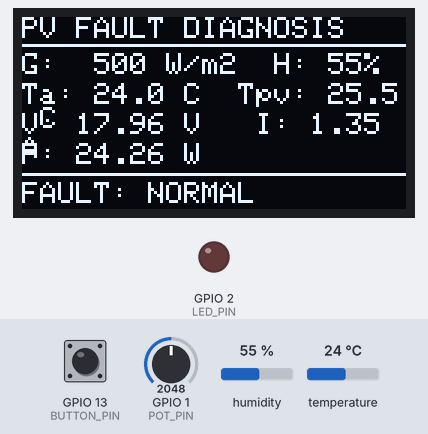
Bench run of a sketch on a simulated ESP32-S3. On the bench: 128×64 one-colour display, output pins drawn as LEDs (lit = HIGH). The inputs (shaded band) are chosen by the test bench; at power-on: GPIO 13 (BUTTON_PIN) HIGH, GPIO 1 (POT_PIN) = 2048, humidity 55 %, temperature 24 °C. What the sketch prints to the serial monitor is not drawn.

Above: at 3.2 s.
3.3 s: GPIO 13 (BUTTON_PIN) pulled LOW for 0.15 s
At 4.4 s:
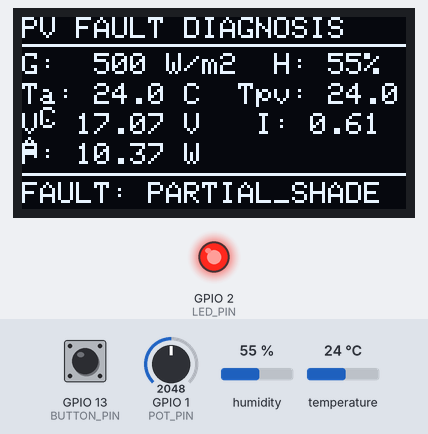
4.9 s: GPIO 1 (POT_PIN) set to 2109
At 5.4 s:
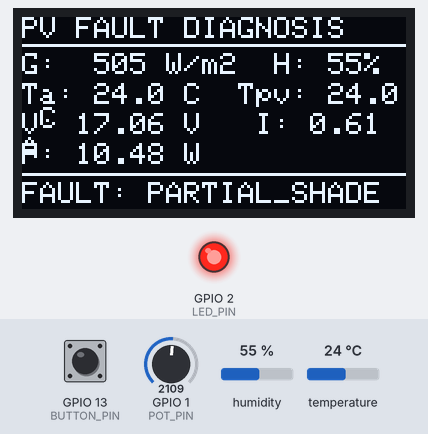
8.8 s: GPIO 13 (BUTTON_PIN) pulled LOW for 1 s
At 10.4 s:
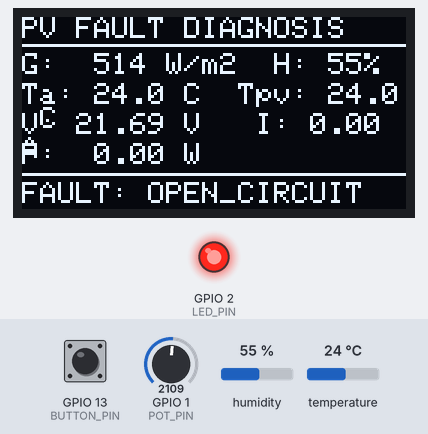
13.6 s: GPIO 13 (BUTTON_PIN) pulled LOW for 0.15 s
At 14.7 s:
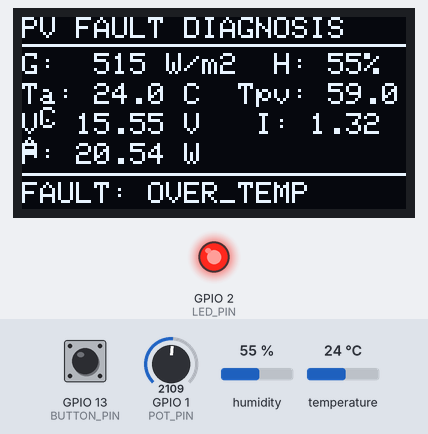
15.6 s: GPIO 13 (BUTTON_PIN) pulled LOW for 3.2 s
At 17.1 s:
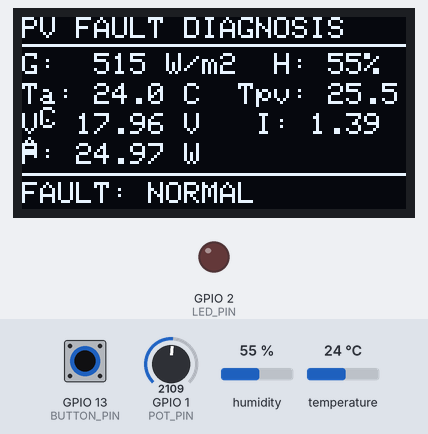
22.7 s: humidity set to 22 %
At 23.9 s:
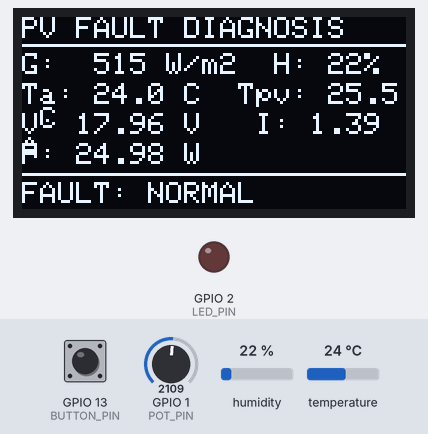
Timing chart, 0 to 25.6 s (numbered marks = the images above; inputs shaded):
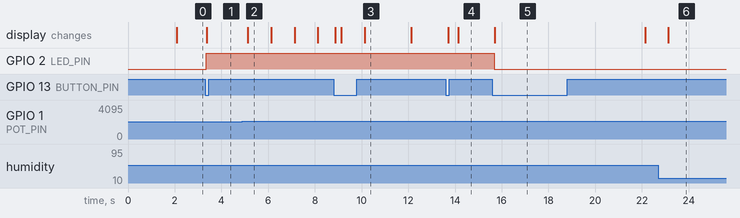

The sketch:

sketch.ino
```cpp
/**
 * ============================================================================
 * PROJECT TITLE:
 * PV Fault Diagnosis Without Thermal Camera Using Mathematical PV Modeling
 *
 * PLATFORM:
 * ESP32-S3 DevKitC-1 | Arduino Framework | Wokwi Simulation
 *
 * DESCRIPTION:
 * High-fidelity mathematical digital twin of a Photovoltaic (PV) array.
 * Translates physical inputs (irradiance from potentiometer, ambient temperature
 * and humidity from DHT22) into realistic electrical parameters (V, I, P, Tpv)
 * across four distinct operating modes:
 *   MODE 0: NORMAL
 *   MODE 1: PARTIAL SHADING
 *   MODE 2: OPEN CIRCUIT
 *   MODE 3: OVER TEMPERATURE
 *
 * Features:
 *   - Deterministic single-diode/STC-based mathematical PV model
 *   - Non-blocking millis() scheduler (sample interval: 1000 ms)
 *   - Clean, machine-readable CSV telemetry stream for dataset collection
 *   - Optional human-readable Serial diagnostics (CSV_MODE toggle)
 *   - Hardware-debounced push-button fault mode selector (GPIO 13)
 *   - Fault indicator LED driver (GPIO 2)
 *   - SSD1306 128x64 OLED diagnostic dashboard (GPIO 8 SDA, GPIO 9 SCL)
 * ============================================================================
 */

#include <Arduino.h>
#include <Wire.h>
#include <Adafruit_GFX.h>
#include <Adafruit_SSD1306.h>
#include <DHTesp.h>

// ============================================================================
// CONFIGURATION FLAGS & SCHEDULER INTERVALS
// ============================================================================
#define CSV_MODE true                          // true = Clean CSV output; false = Diagnostic text
static const unsigned long SAMPLE_INTERVAL = 1000; // Telemetry sampling rate (ms)
static const unsigned long OLED_INTERVAL   = 500;  // OLED refresh period (ms)
static const unsigned long DEBOUNCE_DELAY  = 50;   // Button debounce window (ms)

// ============================================================================
// HARDWARE PIN ASSIGNMENTS (Preserved exact wiring)
// ============================================================================
#define POT_PIN        1   // Potentiometer SIG (Irradiance G: 0 - 1000 W/m2)
#define DHT_PIN        4   // DHT22 DATA (Ambient Temperature & Humidity)
#define OLED_SDA       8   // SSD1306 I2C SDA
#define OLED_SCL       9   // SSD1306 I2C SCL
#define BUTTON_PIN    13   // Fault-mode push button (Active LOW, INPUT_PULLUP)
#define LED_PIN        2   // Red fault indicator LED

// ============================================================================
// OLED DISPLAY CONSTANTS
// ============================================================================
#define SCREEN_WIDTH  128
#define SCREEN_HEIGHT  64
#define OLED_RESET     -1
#define OLED_ADDR    0x3C

// ============================================================================
// MATHEMATICAL PV MODEL REFERENCE CONSTANTS (STC: 1000 W/m2, 25 deg C)
// ============================================================================
static const float Gref                = 1000.0f; // Reference Irradiance (W/m2)
static const float Tref                = 25.0f;   // Reference Temperature (deg C)
static const float Vmp_ref             = 18.0f;   // Maximum Power Point Voltage (V)
static const float Imp_ref             = 2.7f;    // Maximum Power Point Current (A)
static const float Voc_ref             = 21.6f;   // Open Circuit Voltage at STC (V)
static const float beta_V              = -0.004f; // Voltage Temperature Coefficient (1/deg C)
static const float SHADING_FACTOR      = 0.45f;   // Photocurrent ratio under partial shade
static const float TEMP_RISE_OVER_TEMP = 35.0f;   // Temperature rise under thermal fault (deg C)

// ============================================================================
// DATA TYPES & ENUMERATIONS
// ============================================================================
enum FaultMode {
  NORMAL = 0,
  PARTIAL_SHADING = 1,
  OPEN_CIRCUIT = 2,
  OVER_TEMPERATURE = 3
};

struct PVParameters {
  float irradiance;     // G (W/m2)
  float humidity;       // H (%)
  float ambientTemp;    // Ta (deg C)
  float pvTemp;         // Tpv (deg C)
  float voltage;        // V (V)
  float current;        // I (A)
  float power;          // P (W)
  FaultMode mode;       // Operating condition
};

// ============================================================================
// GLOBAL OBJECTS & STATE VARIABLES
// ============================================================================
Adafruit_SSD1306 display(SCREEN_WIDTH, SCREEN_HEIGHT, &Wire, OLED_RESET);
DHTesp dht;

bool oledAvailable = false;
FaultMode currentMode = NORMAL;
PVParameters pvData = {0.0f, 50.0f, 25.0f, 25.0f, 0.0f, 0.0f, 0.0f, NORMAL};

// Sensor smoothing and cached fallbacks
float filteredIrradiance = 0.0f;
float lastValidAmbientTemp = 25.0f;
float lastValidHumidity = 50.0f;

// Button debounce tracking
int lastButtonReading = HIGH;
int buttonState = HIGH;
unsigned long lastDebounceTime = 0;

// Non-blocking timers
unsigned long lastSampleTime = 0;
unsigned long lastOledTime = 0;

// ============================================================================
// FORWARD DECLARATIONS (Modular Architecture)
// ============================================================================
void calculatePVModel(float G, float Ta, float &V, float &I, float &P, float &Tpv);
void applyFaultModel(FaultMode mode, float G, float Ta, float &V, float &I, float &P, float &Tpv);
const char* classifyFault(FaultMode mode);
const char* getOledFaultText(FaultMode mode);
void updateOLED();
void updateFaultLED();
void handleButton();
void logCSV();
void printDiagnosticText();
void readSensors();
float readIrradiance();
void readDHT22();
void displaySplashScreen();

// ============================================================================
// ARDUINO SETUP
// ============================================================================
void setup() {
  Serial.begin(115200);

  // Initialize GPIOs
  pinMode(LED_PIN, OUTPUT);
  digitalWrite(LED_PIN, LOW); // LED OFF in NORMAL mode
  pinMode(BUTTON_PIN, INPUT_PULLUP);

  // Initialize DHT22
  dht.setup(DHT_PIN, DHTesp::DHT22);

  // Initialize OLED (I2C SDA=8, SCL=9)
  Wire.begin(OLED_SDA, OLED_SCL);
  if (!display.begin(SSD1306_SWITCHCAPVCC, OLED_ADDR)) {
    Serial.println(F("ERROR: OLED initialization failed"));
    oledAvailable = false;
  } else {
    oledAvailable = true;
    displaySplashScreen();
  }

  // Print system header or CSV header
  if (CSV_MODE) {
    Serial.println(F("CSV_DATA_START"));
    Serial.println(F("timestamp_ms,irradiance_wm2,humidity_percent,ambient_temp_c,pv_temp_c,voltage_v,current_a,power_w,fault_mode"));
  } else {
    Serial.println(F("=================================================="));
    Serial.println(F("PV FAULT DIAGNOSIS SYSTEM - ARDUINO ESP32-S3"));
    Serial.println(F("Thermal Camera: NOT USED | Mathematical Digital Twin"));
    Serial.println(F("=================================================="));
  }

  // Prime sensor readings
  filteredIrradiance = ((float)analogRead(POT_PIN) / 4095.0f) * 1000.0f;
  readSensors();
  applyFaultModel(currentMode, pvData.irradiance, pvData.ambientTemp,
                  pvData.voltage, pvData.current, pvData.power, pvData.pvTemp);
  updateFaultLED();

  if (oledAvailable) {
    updateOLED();
  }
}

// ============================================================================
// ARDUINO MAIN LOOP (Non-blocking Millis Scheduler)
// ============================================================================
void loop() {
  // 1. Service button interrupt/debounce continuously
  handleButton();

  unsigned long currentMillis = millis();

  // 2. Periodic sensor acquisition, mathematical modeling, and telemetry (1000 ms)
  if (currentMillis - lastSampleTime >= SAMPLE_INTERVAL) {
    lastSampleTime = currentMillis;

    readSensors();
    applyFaultModel(currentMode, pvData.irradiance, pvData.ambientTemp,
                    pvData.voltage, pvData.current, pvData.power, pvData.pvTemp);
    updateFaultLED();

    if (CSV_MODE) {
      logCSV();
    } else {
      printDiagnosticText();
    }
  }

  // 3. Periodic OLED dashboard refresh (500 ms)
  if (currentMillis - lastOledTime >= OLED_INTERVAL) {
    lastOledTime = currentMillis;
    if (oledAvailable) {
      updateOLED();
    }
  }
}

// ============================================================================
// SENSOR ACQUISITION & FILTERING
// ============================================================================
float readIrradiance() {
  int rawADC = analogRead(POT_PIN);
  float rawIrradiance = ((float)rawADC / 4095.0f) * 1000.0f;
  rawIrradiance = constrain(rawIrradiance, 0.0f, 1000.0f);

  // Exponential moving average filter to reduce ADC jitter
  filteredIrradiance = (0.35f * rawIrradiance) + (0.65f * filteredIrradiance);
  return constrain(filteredIrradiance, 0.0f, 1000.0f);
}

void readDHT22() {
  TempAndHumidity reading = dht.getTempAndHumidity();

  // Robust validation: fall back to last valid reading if error or NaN occurs
  if (dht.getStatus() != DHTesp::ERROR_NONE || isnan(reading.temperature) || isnan(reading.humidity)) {
    // Keep cached values
  } else {
    lastValidAmbientTemp = constrain(reading.temperature, -20.0f, 80.0f);
    lastValidHumidity    = constrain(reading.humidity, 0.0f, 100.0f);
  }
}

void readSensors() {
  pvData.irradiance  = readIrradiance();
  readDHT22();
  pvData.ambientTemp = lastValidAmbientTemp;
  pvData.humidity    = lastValidHumidity;
}

// ============================================================================
// DETERMINISTIC PV MATHEMATICAL MODEL
// ============================================================================
void calculatePVModel(float G, float Ta, float &V, float &I, float &P, float &Tpv) {
  // In normal operation, solar irradiance heats cell slightly above ambient
  float solarHeating = (G / Gref) * 3.0f;
  Tpv = Ta + solarHeating;

  // Current scales linearly with solar irradiance: I = Imp_ref * (G / Gref)
  I = Imp_ref * (G / Gref);

  // Voltage decreases with temperature: V = Vmp_ref * [1 + beta_V * (Tpv - Tref)]
  float vCalc = Vmp_ref * (1.0f + beta_V * (Tpv - Tref));

  // If irradiance is extremely low, voltage drops smoothly
  if (G < 40.0f) {
    vCalc *= (G / 40.0f);
  }

  V = max(0.0f, vCalc);
  I = max(0.0f, I);
  P = V * I;
}

// ============================================================================
// FAULT MODE MODELING
// ============================================================================
void applyFaultModel(FaultMode mode, float G, float Ta, float &V, float &I, float &P, float &Tpv) {
  // Compute healthy baseline first
  calculatePVModel(G, Ta, V, I, P, Tpv);

  switch (mode) {
    case NORMAL:
      // Baseline healthy model unchanged
      break;

    case PARTIAL_SHADING:
      // Partial shading drastically reduces photocurrent
      I = I * SHADING_FACTOR;
      // Voltage slightly reduced due to bypass diode conduction/mismatch
      V = V * 0.95f;
      Tpv = Ta;
      P = V * I;
      break;

    case OPEN_CIRCUIT:
      // Open circuit: terminal current drops to zero
      I = 0.0f;
      // Terminal voltage sits near open-circuit voltage Voc
      V = Voc_ref * (1.0f + beta_V * (Ta - Tref));
      if (G < 40.0f) {
        V *= (G / 40.0f);
      }
      V = max(0.0f, V);
      Tpv = Ta;
      P = 0.0f;
      break;

    case OVER_TEMPERATURE:
      // Simulated module overheating (elevated PV cell temperature)
      Tpv = Ta + TEMP_RISE_OVER_TEMP;
      // Voltage drops significantly due to high thermal coefficient
      V = Vmp_ref * (1.0f + beta_V * (Tpv - Tref));
      if (G < 40.0f) {
        V *= (G / 40.0f);
      }
      V = max(0.0f, V);
      // Current slightly affected by thermal carrier recombination
      I = Imp_ref * (G / Gref) * 0.95f;
      I = max(0.0f, I);
      P = V * I;
      break;
  }

  // Enforce physical bounds
  V = constrain(V, 0.0f, 30.0f);
  I = constrain(I, 0.0f, 10.0f);
  P = constrain(P, 0.0f, 300.0f);
}

// ============================================================================
// FAULT CLASSIFICATION & LABELING
// ============================================================================
const char* classifyFault(FaultMode mode) {
  switch (mode) {
    case NORMAL:           return "NORMAL";
    case PARTIAL_SHADING:  return "PARTIAL_SHADE";
    case OPEN_CIRCUIT:     return "OPEN_CIRCUIT";
    case OVER_TEMPERATURE: return "OVER_TEMP";
    default:               return "UNKNOWN";
  }
}

const char* getOledFaultText(FaultMode mode) {
  switch (mode) {
    case NORMAL:           return "FAULT: NORMAL";
    case PARTIAL_SHADING:  return "FAULT: PARTIAL_SHADE";
    case OPEN_CIRCUIT:     return "FAULT: OPEN_CIRCUIT";
    case OVER_TEMPERATURE: return "FAULT: OVER_TEMP";
    default:               return "FAULT: UNKNOWN";
  }
}

// ============================================================================
// ACTUATOR DRIVERS (LED & OLED)
// ============================================================================
void updateFaultLED() {
  if (currentMode == NORMAL) {
    digitalWrite(LED_PIN, LOW); // Fault LED OFF
  } else {
    digitalWrite(LED_PIN, HIGH); // Fault LED ON
  }
}

void displaySplashScreen() {
  display.clearDisplay();
  display.setTextColor(SSD1306_WHITE);
  display.setTextSize(1);

  display.setCursor(18, 8);
  display.println(F("PV FAULT DIAGNOSIS"));
  display.drawLine(10, 20, 118, 20, SSD1306_WHITE);

  display.setCursor(38, 26);
  display.println(F("ESP32-S3"));
  display.setCursor(8, 38);
  display.println(F("NO THERMAL CAMERA"));
  display.setCursor(22, 50);
  display.println(F("MATHEMATICAL TWIN"));

  display.display();
  delay(2000);
}

void updateOLED() {
  if (!oledAvailable) return;

  display.clearDisplay();
  display.setTextColor(SSD1306_WHITE);
  display.setTextSize(1);

  // Line 0: Title
  display.setCursor(0, 0);
  display.println(F("PV FAULT DIAGNOSIS"));
  display.drawLine(0, 9, 127, 9, SSD1306_WHITE);

  // Line 1: Irradiance & Humidity
  display.setCursor(0, 12);
  display.printf("G: %4.0f W/m2  H: %2.0f%%\n", pvData.irradiance, pvData.humidity);

  // Line 2: Temperatures (Ambient and PV cell)
  display.setCursor(0, 22);
  display.printf("Ta: %4.1f C  Tpv: %4.1f C\n", pvData.ambientTemp, pvData.pvTemp);

  // Line 3: Voltage & Current
  display.setCursor(0, 32);
  display.printf("V: %5.2f V   I: %4.2f A\n", pvData.voltage, pvData.current);

  // Line 4: Electrical Power
  display.setCursor(0, 42);
  display.printf("P: %5.2f W\n", pvData.power);

  // Line 5: Horizontal separator
  display.drawLine(0, 52, 127, 52, SSD1306_WHITE);

  // Line 6: Fault Status
  display.setCursor(0, 55);
  display.print(getOledFaultText(currentMode));

  display.display();
}

// ============================================================================
// HARDWARE BUTTON HANDLER (Edge Detection & Debounce)
// ============================================================================
void handleButton() {
  int reading = digitalRead(BUTTON_PIN);

  if (reading != lastButtonReading) {
    lastDebounceTime = millis();
  }

  if ((millis() - lastDebounceTime) > DEBOUNCE_DELAY) {
    if (reading != buttonState) {
      buttonState = reading;

      // Active LOW edge detected
      if (buttonState == LOW) {
        currentMode = static_cast<FaultMode>((currentMode + 1) % 4);

        Serial.println();
        Serial.print(F("[MODE] "));
        Serial.println(classifyFault(currentMode));

        // Immediate recalculation for instant UI response
        applyFaultModel(currentMode, pvData.irradiance, pvData.ambientTemp,
                        pvData.voltage, pvData.current, pvData.power, pvData.pvTemp);
        updateFaultLED();
        if (oledAvailable) {
          updateOLED();
        }
      }
    }
  }

  lastButtonReading = reading;
}

// ============================================================================
// TELEMETRY & DATA LOGGING
// ============================================================================
void logCSV() {
  // Format: timestamp_ms,irradiance_wm2,humidity_percent,ambient_temp_c,pv_temp_c,voltage_v,current_a,power_w,fault_mode
  Serial.printf("DATA,%lu,%.0f,%.1f,%.1f,%.1f,%.2f,%.2f,%.2f,%s\n",
                millis(),
                pvData.irradiance,
                pvData.humidity,
                pvData.ambientTemp,
                pvData.pvTemp,
                pvData.voltage,
                pvData.current,
                pvData.power,
                classifyFault(currentMode));
}

void printDiagnosticText() {
  Serial.println(F("------------------"));
  Serial.println(F("PV FAULT DIAGNOSIS"));
  Serial.println(F("------------------"));
  Serial.printf("Irradiance: %.0f W/m2\n", pvData.irradiance);
  Serial.printf("Ambient Temperature: %.1f C\n", pvData.ambientTemp);
  Serial.printf("Humidity: %.1f %%\n", pvData.humidity);
  Serial.printf("PV Temperature: %.1f C\n", pvData.pvTemp);
  Serial.printf("Voltage: %.2f V\n", pvData.voltage);
  Serial.printf("Current: %.2f A\n", pvData.current);
  Serial.printf("Power: %.2f W\n", pvData.power);
  Serial.printf("Fault: %s\n", classifyFault(currentMode));
  Serial.println(F("------------------"));
}
```

Measured:
- the behaviour switches between 2049 and 2050 on GPIO 1 (POT_PIN) (found by bisection; images 1 and 2)
- after the input at 3.3 s, GPIO 2 (LED_PIN): LOW → HIGH after 0.05 s; the display: changes after 0.08 s (image 1)
- after the input at 4.9 s, the display: changes after 0.23 s (image 2)
- after the input at 8.8 s, the display: first changes after 0.08 s (image 3 shows a later state)
- after the input at 13.6 s, the display: first changes after 0.10 s (image 4 shows a later state)
- after the input at 15.6 s, GPIO 2 (LED_PIN): HIGH → LOW after 0.07 s; the display: changes after 0.10 s (image 5)
- after the input at 22.7 s, the display: changes after 0.43 s (image 6)
